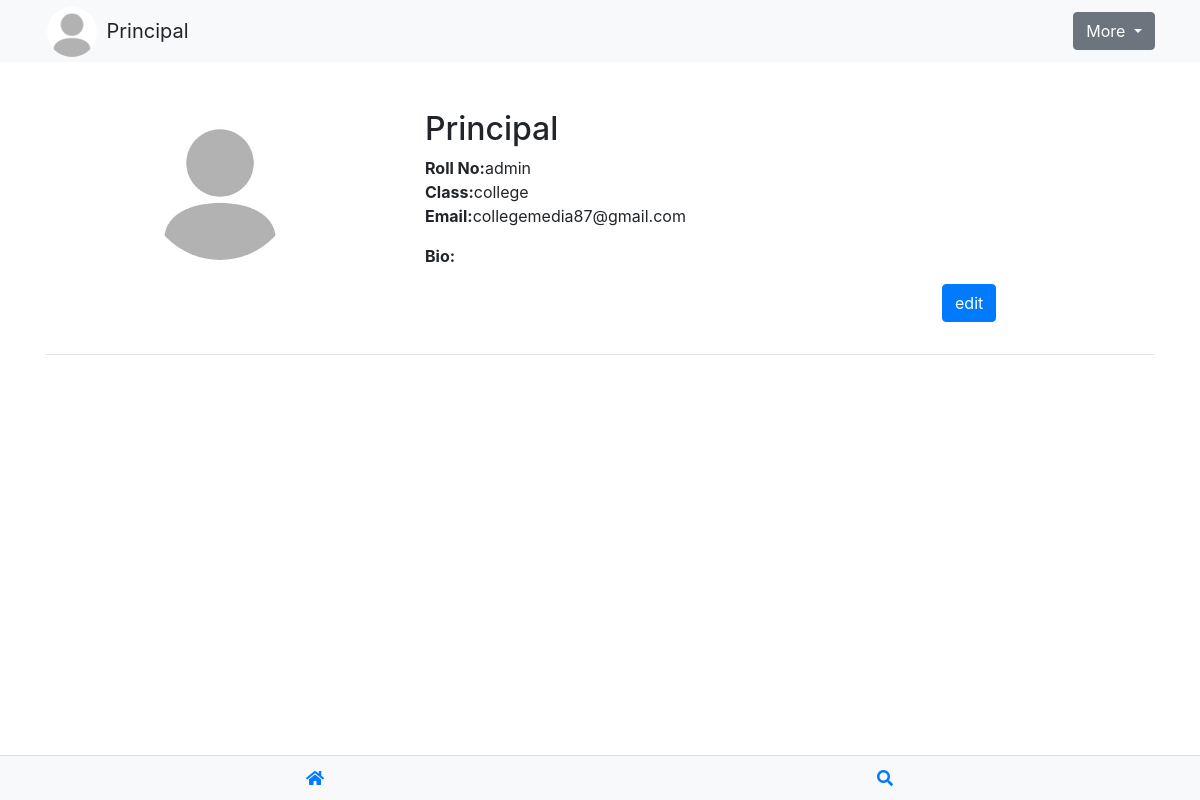
Screenshot of /student/viewprofile (signed in) with the database file from the repository.
### appscoop/models.py (models this page shows)
class User(AbstractUser):
    classname=models.CharField(max_length=100)
    first_name=models.CharField(max_length=100,blank=True)
    profile_img=models.ImageField(upload_to='profile_images/', default=settings.STATIC_URL + 'images/default.jpg')
    bio=models.CharField(max_length=100,default="None")
    otp=models.CharField(max_length=4,default='a')

### appscoop/views.py (the view)
# urls.py: path('student/viewprofile',viewprofile,name='viewprofile'),
def viewprofile(request):
    if not request.user.is_anonymous :
        images=college.objects.filter(student=request.user).order_by('-id')
        return render(request,"viewprofile.html",{'images': images})
    return redirect(logins)

### appscoop/templates/viewprofile.html (shortened to what this page needs)
{% load static %}
<!DOCTYPE html>
<html lang="en">
  <head>
    <link
      rel="stylesheet"
      href="https://cdn.jsdelivr.net/npm/bootstrap@4.0.0/dist/css/bootstrap.min.css"
    />
    <link
      rel="stylesheet"
      href="https://cdnjs.cloudflare.com/ajax/libs/font-awesome/5.15.3/css/all.min.css"
    />
  </head>
  <body>
    <nav class="navbar" id="nabvar">
      <div class="container">
        <div class="navbar-brand">
          <a class="nav-link" href="viewprofile"
            ><img
              src="{{request.user.profile_img.url}}"
              alt="Profile Image"
              class="profile-pic"
          /></a>
          <span>{{request.user.first_name}}</span>
        </div>
        <div class="dropdown-container">
          <button
            class="btn btn-secondary dropdown-toggle more"
            type="button"
            id="dropdownMenuButton"
            data-toggle="dropdown"
            aria-haspopup="true"
            aria-expanded="false"
          >
            More
          </button>
        </div>
      </div>
    </nav>
    <div class="container mt-5">
      <div class="row">
        <div class="col-md-4" style="text-align: center">
          <img
            id="profile_picture"
            src="{{request.user.profile_img.url}}"
            alt="Profile Picture"
            class="profile-img"
          />
        </div>
        <div class="col-md-8">
          <h2>{{ request.user.first_name }}</h2>
          <ul class="list-unstyled">
            <li><strong>Roll No:</strong>{{ request.user.username }}</li>
            <li><strong>Class:</strong>{{ request.user.classname }}</li>
            <li><strong>Email:</strong>{{ request.user.email }}</li>
          </ul>
          <p>
            <strong>Bio:</strong>
          </p>
        </div>
        <button
          type="button"
          class="btn btn-primary mb-3"
          data-bs-toggle="modal"
          data-bs-target="#edit"
          style="margin-left: 80%"
        >
          edit
        </button>
      </div>
      <hr />
    </div>
    <div class="container" style="padding-top: 5px">
      <div class="image-grid">
      </div>
    </div>
    <div class="fixed-bottom-container">
      <div class="container">
        <div class="row">
          <div class="col-6 text-center">
            {% if request.user.is_superuser %}
            <a href="{% url 'adminn' %}"> <i class="fas fa-home"></i></a>
            {% elif request.user.is_staff %}
            <a href="{% url 'staff' %}"> <i class="fas fa-home"></i></a>
            {% else %}
            <a href="{% url 'student' %}"> <i class="fas fa-home"></i></a>
            {% endif %}
          </div>
          <div class="col-6 text-center">
            <a href="search"><i class="fas fa-search"></i></a>
          </div>
        </div>
      </div>
    </div>
  </body>
</html>

### rows the page displays
User: user.profile_img (placeholder picture), user.first_name "Principal", user.username "admin", user.classname "college", user.email "collegemedia87@gmail.com"
